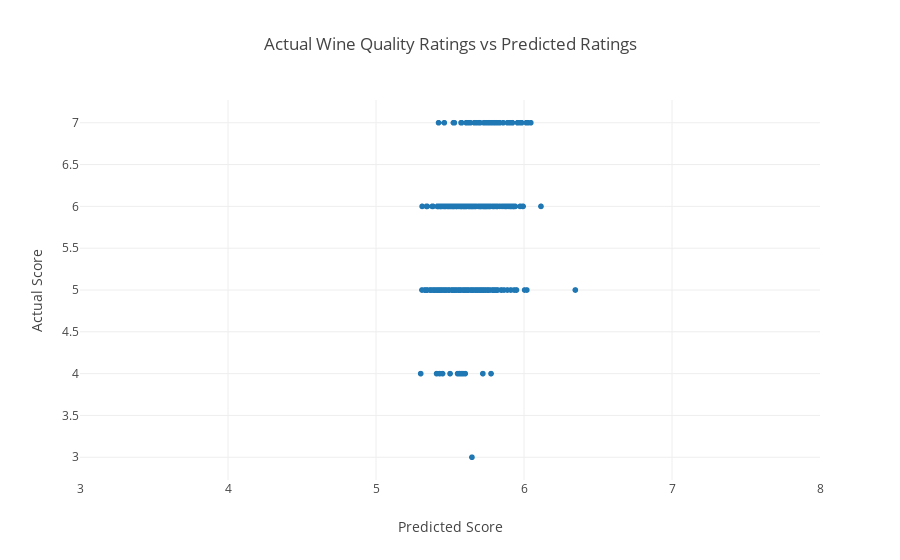

Notebook code cell kept with this figure:
### Code cell
dataPoints = go.Scattergl(
    x=y_pred_test,
    y=y_test2,
    mode='markers',
    name='Data points'
)

data=[dataPoints]

layout = go.Layout(
    title='Actual Wine Quality Ratings vs Predicted Ratings',
    xaxis=dict(
        title='Predicted Score',
        range=[3, 8]
    ),
    yaxis=dict(
        title='Actual Score'
    ),
    #showlegend=True
)

figure = go.Figure(data=data, layout=layout)

iplot(figure)

### Figure 1 — Plotly figure (JSON) as saved in the notebook; plotly's stock layout.template omitted (floating-point values rounded to 4 significant figures; data arrays with more than 128 entries replaced by an {"elided": "..."} marker saying what was removed)
{"data": [{"mode": "markers", "name": "Data points", "type": "scattergl", "uid": "eb731125-4b40-49f8-84bd-a360e845b4dc", "x": {"elided": "320 float values"}, "y": {"elided": "320 int values"}}], "layout": {"title": "Actual Wine Quality Ratings vs Predicted Ratings", "xaxis": {"range": [3, 8], "title": "Predicted Score"}, "yaxis": {"title": "Actual Score"}}}
